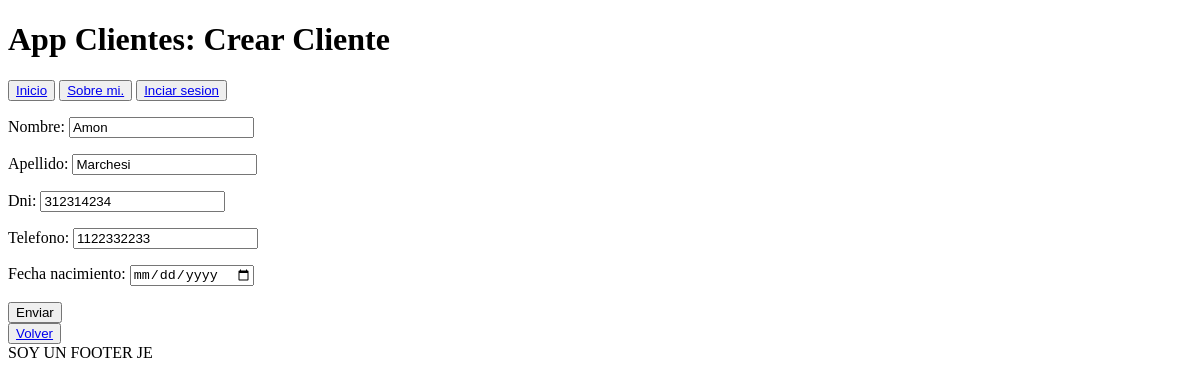
The app's page /clientes/cliente/update/1, older data.
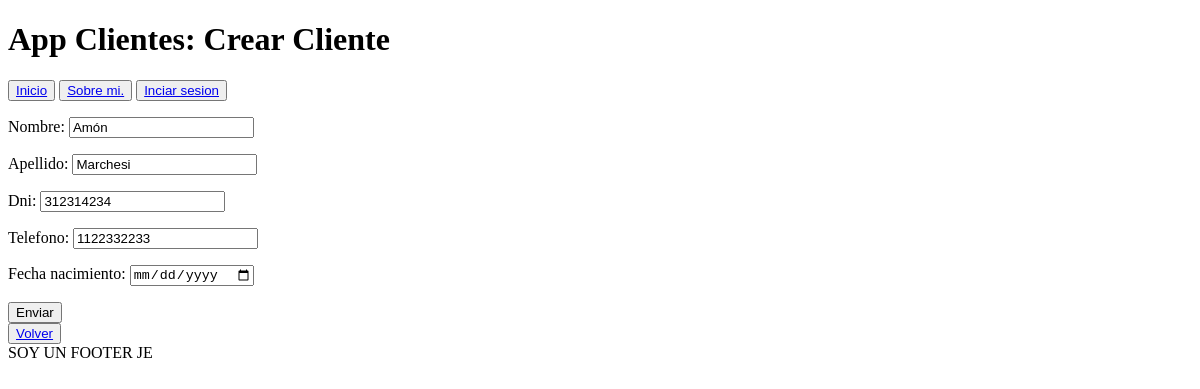
The same page, newer data.
### clientes/models.py (models this page shows, shortened)
class Cliente(models.Model):
    nombre = models.CharField(max_length=50)
    apellido = models.CharField(max_length=50)
    dni = models.IntegerField(unique=True)
    telefono = models.IntegerField()
    fecha_nacimiento = models.DateField()
    class Meta:
        verbose_name = 'Cliente'
        verbose_name_plural = 'Clientes'

### clientes/views.py (the view)
# urls.py: path('cliente/update/<int:pk>', views.ClienteUpdate.as_view(), name='cliente_update')
class ClienteUpdate(UpdateView):
    model = Cliente
    form_class = ClienteForm
    success_url = reverse_lazy('clientes:cliente_list')

### clientes/forms.py
class ClienteForm(forms.ModelForm):
    class Meta:
        model = Cliente
        fields = '__all__'
        widgets = {'fecha_nacimiento': forms.DateInput(attrs={'type': 'date'})}

### clientes/templates/clientes/cliente_form.html (shortened to what this page needs)
{% extends 'core/base.html' %}
{% block header %}
    App Clientes: Crear Cliente
{% endblock header %}
{% block main %}
    <form method="post">
        {{form.as_p}}
        <button type="submit">Enviar</button>
    </form>
    <button>
        <a href="{% url 'clientes:index' %}">
            Volver
        </a>
    </button>
{% endblock main %}

Row changes from the older to the newer data that the page shows:
changed Cliente "Marchesi": nombre "Amon" → "Amón"
